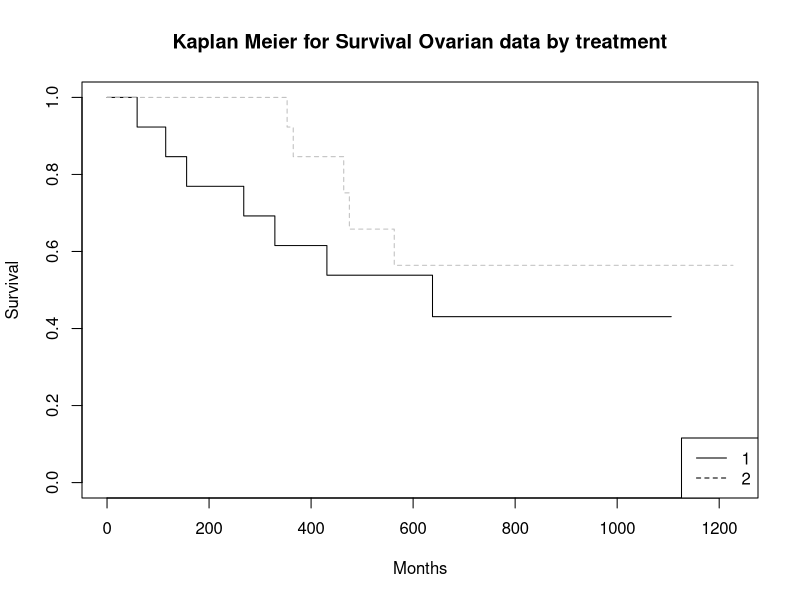
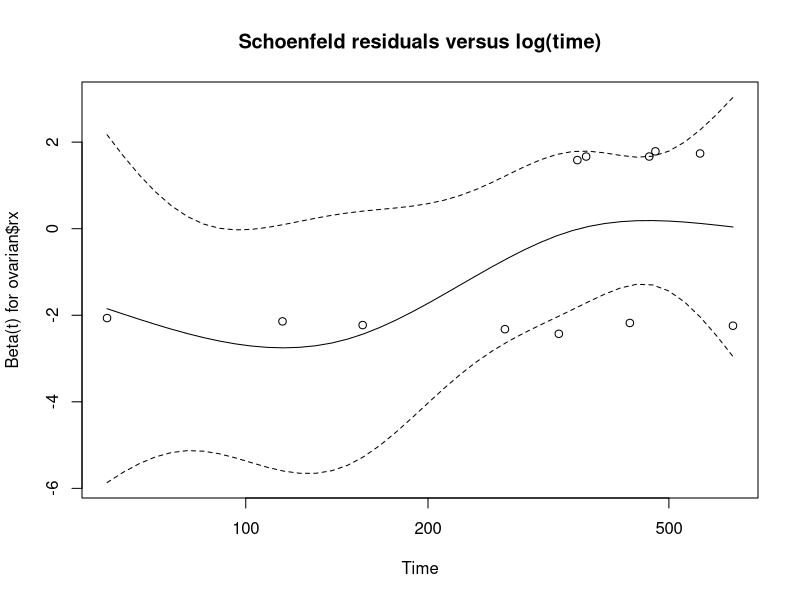
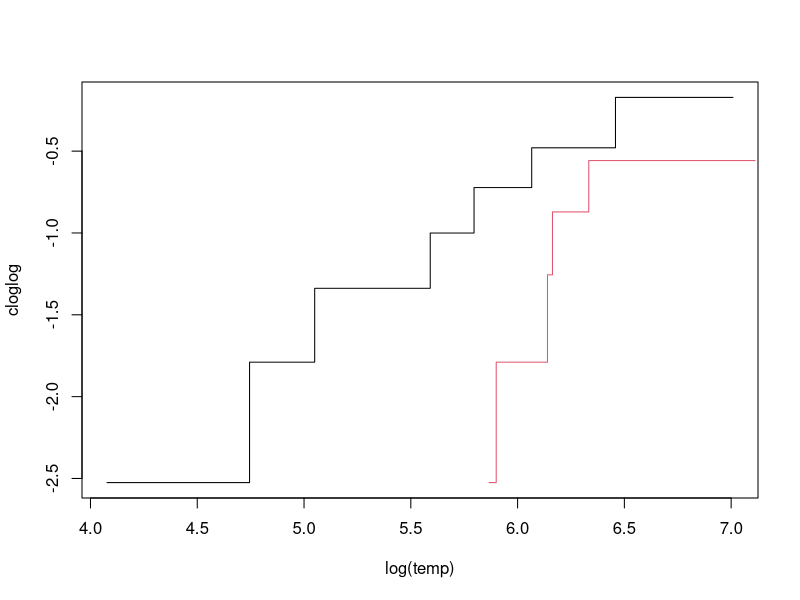

These figures' R source, in order:
#loading the required libraries
library(survival)
library(xtable)

#Overview of the data
names(ovarian)

head(ovarian)

dim(ovarian)

xtable(ovarian)

#Proportion of censored cases - a patient is censored if fustat=0 
#(the event has not been observed yet so we know they were followed for at leas the value in futime )
#no censoring = 0, mild censoring < 0.7, heavy censoring >= 0.7

censoring.prop<-(nrow(ovarian)-sum(ovarian$fustat))/nrow(ovarian)

#Kaplan meier model
ovarian.survfit<-survfit(Surv(ovarian$futime, ovarian$fustat==1)~ovarian$rx,data=ovarian)
    
ovarian.survdiff<-survdiff(Surv(ovarian$futime, ovarian$fustat==1)~ovarian$rx,data=ovarian)
ovarian.survdiff
    
plot(ovarian.survfit,conf.int=FALSE,col=c("black","grey"), lty=1:2,xlab="Months", ylab="Survival")
title("Kaplan Meier for Survival Ovarian data by treatment")
legend("bottomright", c("1","2"), lty = c(1,2)) 
    
#Proportional Hazards model
ovarian.ph<-coxph(Surv(ovarian$futime, ovarian$fustat==1)~ovarian$rx,data=ovarian)
summary(ovarian.ph)

#testing the proportional hazards assumption - if the p value resulting in this is <0.05 
#then the hazards are not proportional and the assumption does not hold.
ovarian.zph<-cox.zph(ovarian.ph,transform = 'log')
ovarian.zph

plot(ovarian.zph)
title("Schoenfeld residuals versus log(time)")

#Testing the weibull assumption: The estimated log–log lines in the graph produced should be roughly 
#straight if 
#the Weibull model is appropriate.
m=1
n=ovarian.survfit$strata[1]
temp<-ovarian.survfit$time[m:n]
cloglog=log(-log(ovarian.survfit$surv[m:n]))
plot(log(temp), cloglog, type ="s")
m=n+1
n=n+ovarian.survfit$strata[2]
temp=ovarian.survfit$time[m:n]
cloglog=log(-log(ovarian.survfit$surv[m:n]))
lines(log(temp),cloglog,type="s",col=2)

#If the slope is 1 then this is a special case where the exponential distribution can be used
#- not relevant at the moment.